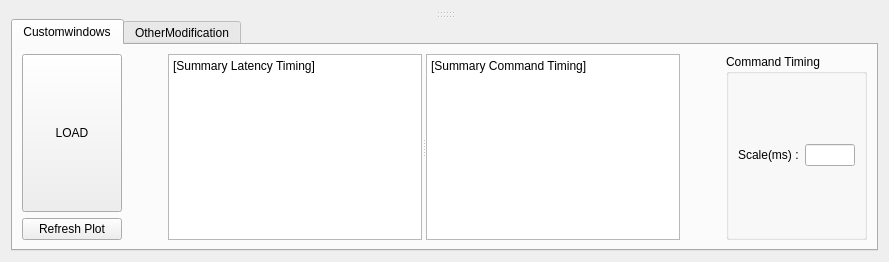
       <widget class="QWidget" name="tab_2">
        <attribute name="title">
         <string>CommandTimingView</string>
        </attribute>
        <layout class="QHBoxLayout" name="horizontalLayout_10">
         <item>
          <widget class="QSplitter" name="splitter_7">
           <property name="orientation">
            <enum>Qt::Vertical</enum>
           </property>
           <widget class="QSplitter" name="splitter_4">
            <property name="orientation">
             <enum>Qt::Vertical</enum>
            </property>
            <widget class="QWidget" name="cmdLatencyWidget" native="true"/>
            <widget class="QWidget" name="TimingWidget" native="true"/>
           </widget>
           <widget class="QTabWidget" name="tab_timing">
            <property name="maximumSize">
             <size>
              <width>16777215</width>
              <height>400</height>
             </size>
            </property>
            <property name="currentIndex">
             <number>0</number>
            </property>
            <widget class="QWidget" name="tab_11">
             <attribute name="title">
              <string>Customwindows</string>
             </attribute>
             <layout class="QGridLayout" name="gridLayout_10">
              <item row="0" column="1">
               <spacer name="horizontalSpacer">
                <property name="orientation">
                 <enum>Qt::Horizontal</enum>
                </property>
                <property name="sizeHint" stdset="0">
                 <size>
                  <width>40</width>
                  <height>20</height>
                 </size>
                </property>
               </spacer>
              </item>
              <item row="0" column="4">
               <widget class="QGroupBox" name="groupBox_6">
                <property name="title">
                 <string>Command Timing</string>
                </property>
                <layout class="QGridLayout" name="gridLayout_11">
                 <item row="0" column="0">
                  <widget class="QLabel" name="label_3">
                   <property name="maximumSize">
                    <size>
                     <width>16777215</width>
                     <height>16777215</height>
                    </size>
                   </property>
                   <property name="text">
                    <string>Scale(ms) :</string>
                   </property>
                  </widget>
                 </item>
                 <item row="0" column="1">
                  <widget class="QLineEdit" name="edt_cmd_timing_scale">
                   <property name="maximumSize">
                    <size>
                     <width>50</width>
                     <height>16777215</height>
                    </size>
                   </property>
                  </widget>
                 </item>
                </layout>
               </widget>
              </item>
              <item row="0" column="2">
               <widget class="QSplitter" name="splitter_12">
                <property name="orientation">
                 <enum>Qt::Horizontal</enum>
                </property>
                <widget class="QPlainTextEdit" name="summary_timing">
                 <property name="plainText">
                  <string>[Summary Latency Timing]</string>
                 </property>
                </widget>
                <widget class="QPlainTextEdit" name="plainTextEdit">
                 <property name="plainText">
                  <string>[Summary Command Timing]
</string>
                 </property>
                </widget>
               </widget>
              </item>
              <item row="0" column="0">
               <layout class="QVBoxLayout" name="verticalLayout_10">
                <item>
                 <widget class="QPushButton" name="btn_load_TimingView">
                  <property name="sizePolicy">
                   <sizepolicy hsizetype="MinimumExpanding" vsizetype="MinimumExpanding">
                    <horstretch>0</horstretch>
                    <verstretch>0</verstretch>
                   </sizepolicy>
                  </property>
                  <property name="minimumSize">
                   <size>
                    <width>100</width>
                    <height>0</height>
                   </size>
                  </property>
                  <property name="maximumSize">
                   <size>
                    <width>100</width>
                    <height>16777215</height>
                   </size>
                  </property>
                  <property name="text">
                   <string>LOAD</string>
                  </property>
                 </widget>
                </item>
                <item>
                 <widget class="QPushButton" name="btn_refresh">
                  <property name="text">
                   <string>Refresh Plot</string>
                  </property>
                 </widget>
                </item>
               </layout>
              </item>
              <item row="0" column="3">
               <spacer name="horizontalSpacer_2">
                <property name="orientation">
                 <enum>Qt::Horizontal</enum>
                </property>
                <property name="sizeHint" stdset="0">
                 <size>
                  <width>40</width>
                  <height>20</height>
                 </size>
                </property>
               </spacer>
              </item>
             </layout>
            </widget>
            <widget class="QWidget" name="tab_12">
             <attribute name="title">
              <string>OtherModification</string>
             </attribute>
            </widget>
           </widget>
          </widget>
         </item>
        </layout>
       </widget>
